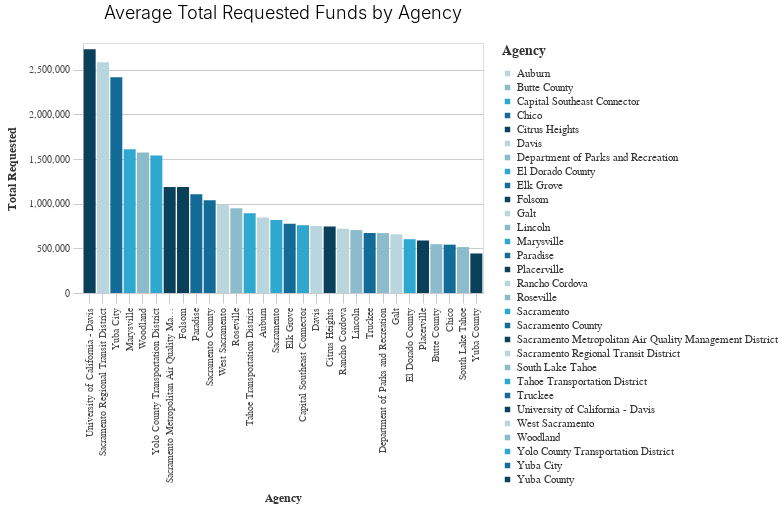

Notebook code cell kept with this figure:
### Code cell
_dla_utils.basic_bar_chart((((_dla_utils.calculate_data_all(df, 'total_requested', 'primary_agency_name', aggfunc="mean"))
                          >>arrange(-_.total_requested)).head(30)
                        ), 'primary_agency_name','total_requested', 'primary_agency_name', subset,
                           'Average Total Requested Funds by Agency'
                       )

### Figure 1 — Vega-Lite specification as saved in the notebook (floating-point values rounded to 4 significant figures)
{"config": {"view": {"continuousWidth": 400, "continuousHeight": 300}, "axis": {"domainColor": "#cbcbcb", "grid": true, "gridColor": "#cbcbcb", "gridWidth": 1, "labelColor": "#474747", "labelFont": "Nunito Sans", "labelFontSize": 10, "labelPadding": 4, "tickColor": "#cbcbcb", "tickSize": 10, "titleColor": "#333", "titleFont": "Raleway", "titleFontSize": 12, "titlePadding": 10}, "axisBand": {"grid": false}, "background": "white", "font": "Raleway", "header": {"labelFont": "Nunito Sans", "titleFont": "Raleway"}, "legend": {"labelColor": "#333", "labelFont": "Nunito Sans", "labelFontSize": 11, "labelLimit": 0, "padding": 1, "symbolSize": 30, "symbolType": "square", "titleColor": "#333", "titleFont": "Raleway", "titleFontSize": 14, "titlePadding": 10}, "title": {"anchor": "middle", "font": "Raleway", "fontSize": 18, "fontWeight": 300, "offset": 20}}, "data": {"name": "data-6628348b2199c37ef2cfd572bb7feb69"}, "mark": "bar", "encoding": {"color": {"field": "primary_agency_name", "legend": {"title": "Agency"}, "scale": {"range": ["#B9D6DF", "#8CBCCB", "#2EA8CE", "#136C97", "#0B405B"]}, "type": "nominal"}, "x": {"field": "primary_agency_name", "sort": "-y", "title": "Agency", "type": "nominal"}, "y": {"field": "total_requested", "title": "Total Requested", "type": "quantitative"}}, "height": 250, "title": "Average Total Requested Funds by Agency", "width": 400, "$schema": "https://vega.github.io/schema/vega-lite/v4.17.0.json", "datasets": {"data-6628348b2199c37ef2cfd572bb7feb69": [{"primary_agency_name": "University of California - Davis", "total_requested": 2730000.0}, {"primary_agency_name": "Sacramento Regional Transit District", "total_requested": 2585000.0}, {"primary_agency_name": "Yuba City", "total_requested": 2416000.0}, {"primary_agency_name": "Marysville", "total_requested": 1610000.0}, {"primary_agency_name": "Woodland", "total_requested": 1574000.0}, {"primary_agency_name": "Yolo County Transportation District", "total_requested": 1541000.0}, {"primary_agency_name": "Sacramento Metropolitan Air Quality Management District", "total_requested": 1188000.0}, {"primary_agency_name": "Folsom", "total_requested": 1187000.0}, {"primary_agency_name": "Paradise", "total_requested": 1107000.0}, {"primary_agency_name": "Sacramento County", "total_requested": 1040000.0}, {"primary_agency_name": "West Sacramento", "total_requested": 988200.0}, {"primary_agency_name": "Roseville", "total_requested": 949500.0}, {"primary_agency_name": "Tahoe Transportation District", "total_requested": 892800.0}, {"primary_agency_name": "Auburn", "total_requested": 845700.0}, {"primary_agency_name": "Sacramento", "total_requested": 818800.0}, {"primary_agency_name": "Elk Grove", "total_requested": 776600.0}, {"primary_agency_name": "Capital Southeast Connector", "total_requested": 759000.0}, {"primary_agency_name": "Davis", "total_requested": 750900.0}, {"primary_agency_name": "Citrus Heights", "total_requested": 745600.0}, {"primary_agency_name": "Rancho Cordova", "total_requested": 719600.0}, {"primary_agency_name": "Lincoln", "total_requested": 704900.0}, {"primary_agency_name": "Truckee", "total_requested": 672000.0}, {"primary_agency_name": "Department of Parks and Recreation", "total_requested": 670900.0}, {"primary_agency_name": "Galt", "total_requested": 657600.0}, {"primary_agency_name": "El Dorado County", "total_requested": 602400.0}, {"primary_agency_name": "Placerville", "total_requested": 588300.0}, {"primary_agency_name": "Butte County", "total_requested": 546900.0}, {"primary_agency_name": "Chico", "total_requested": 541500.0}, {"primary_agency_name": "South Lake Tahoe", "total_requested": 514500.0}, {"primary_agency_name": "Yuba County", "total_requested": 442700.0}]}}
